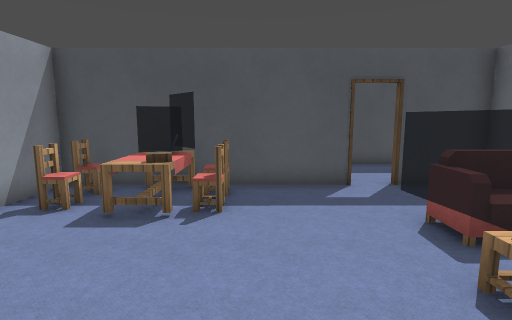
[1] (above)

12 first-person views from a walk through a Godot game level. The camera is 1.2 m above the floor, tilts 8° down and sees 80° across. Doors that lead somewhere are drawn open, without their leaves. The floor is counted in squares, 0.61 m on a side. Each view is taken from the middle of a square. On the plan, view 1 faces up. The plan holds only what a view shows up to about 17 squares ahead; the rest is blank. The place goes on beyond the plan. Some surface patterns are stand-ins.

[2]
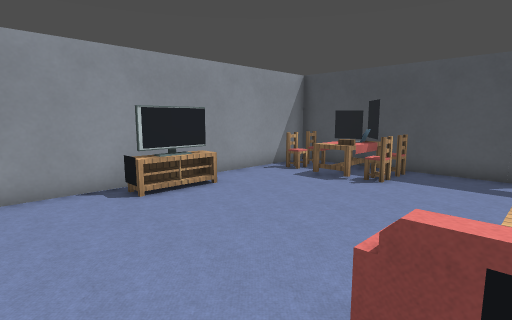

[3]
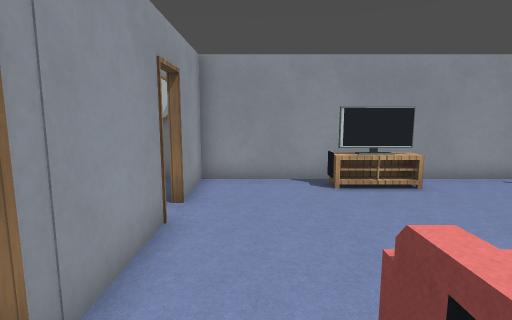

[4]
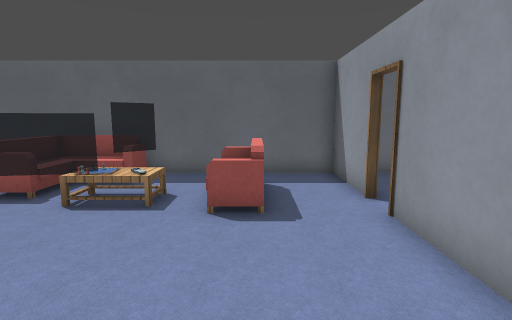

[5]
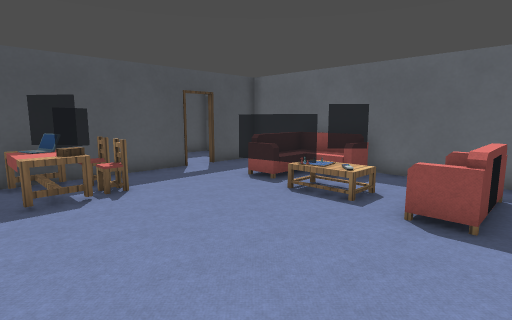

[6]
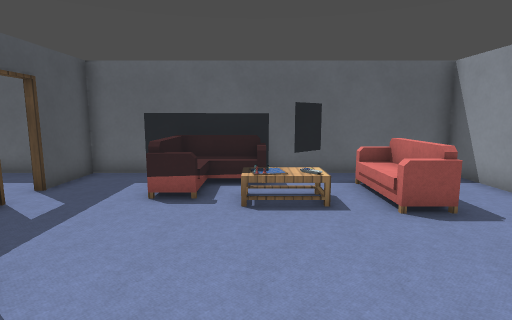

[7]
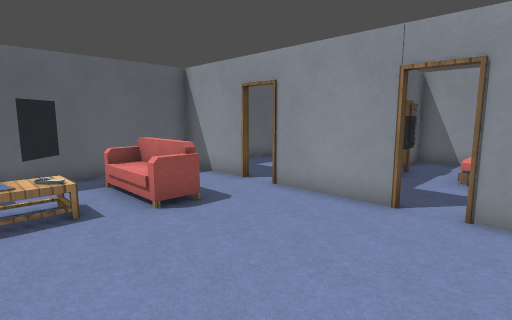

[8]
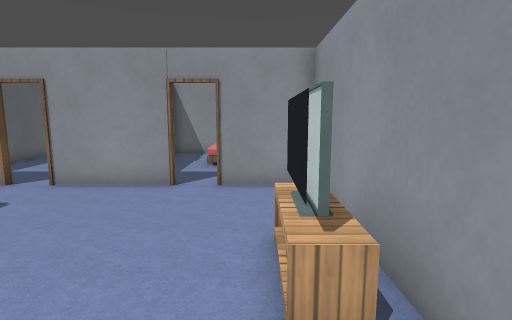

[9]
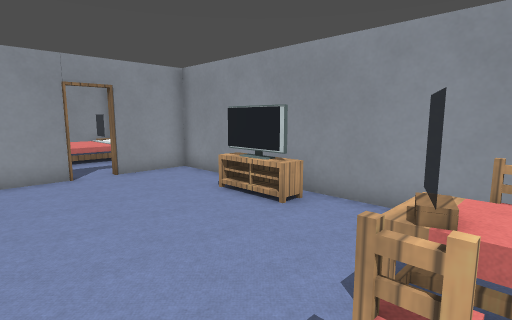

[10]
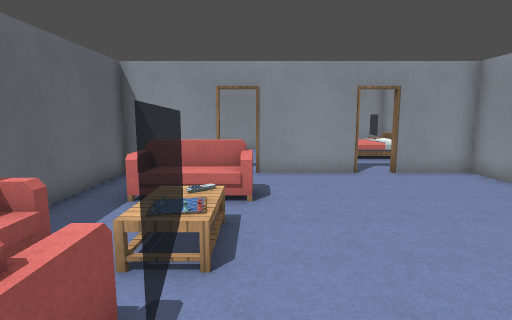

[11]
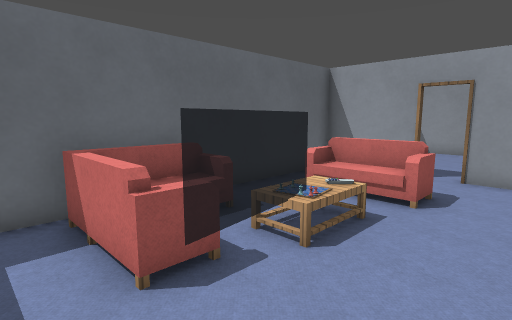

[12]
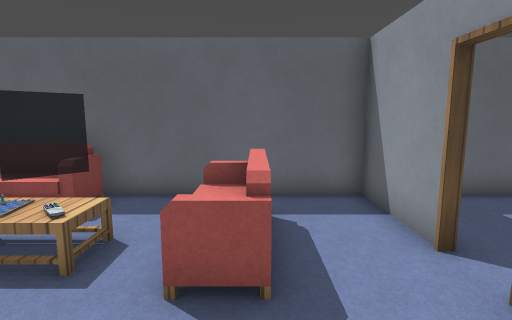

### Floor plan
Key: @ floor where view 1 was taken; # wall or solid block; x gap in a wall; . floor; D open door; = window, fence, low wall or low ledge; ^ raised ledge; v drop or lower ground; C chair; L laptop; B box; S sofa; T table; A cabinet; O other object.
Columns run from 6 left of view 1 to 7 right of it. Each row starts with its distance up from view 1.
 11              #
 10          ....#
  9 #########DD###
  8 #C =LC.......#
  7 #C.^LC.......#
  6 ##.^B ....vv.#
  5 #.........OO #
  4 #..........O #
  3 #A.......x.OS#
  2 #AA......T...#
  1 #AA..........#
  0 #AA...@..OOO.#
 -1 #........SSO.#
 -2 #............#
 -3 #............#
 -4 ###DD###DD####
 -5 #. ...  .....#
 -6              #

Positions as (right, up) in squares from view 1, and headings:
1: (0, 0), facing up
2: (3, -3), facing up-left
3: (4, -2), facing left
4: (-4, -1), facing right
5: (-4, -2), facing up-right
6: (-4, 3), facing right
7: (-4, 3), facing down-right
8: (-4, 5), facing down
9: (1, 7), facing down-left
10: (2, 7), facing down
11: (0, 7), facing down-right
12: (-1, -1), facing right
